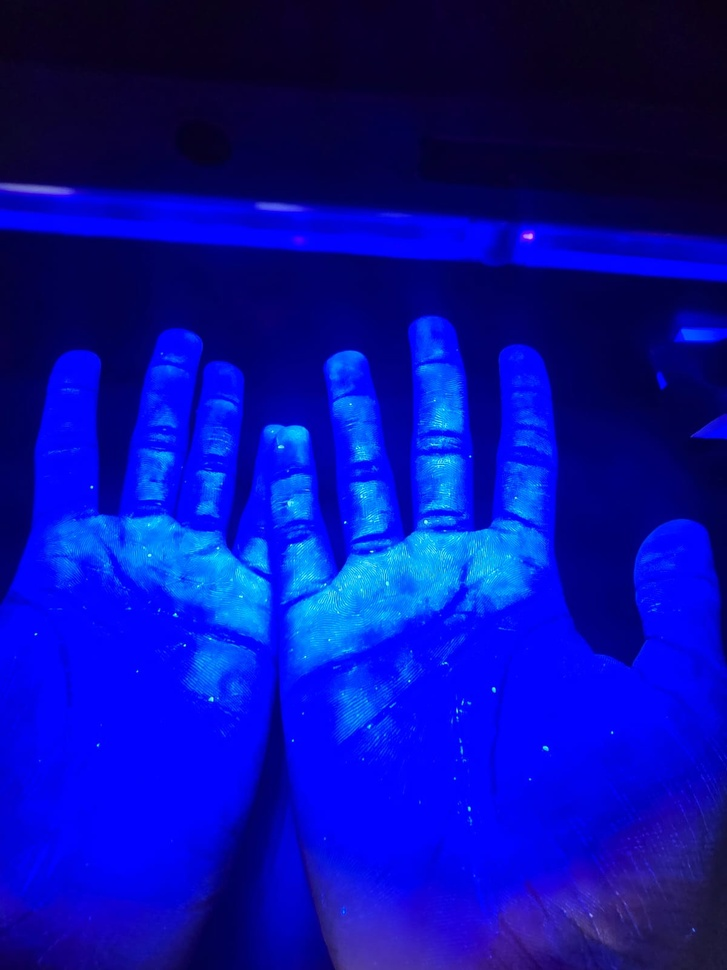
#> input picture src/IMG-20250310-WA0020.jpg, 727 x 970 px, shrunk from 1200 x 1600 before the run; its folder holds only this picture in this run
$ python prueba4.py
#> lines starting #> are read from the running program, lines starting #| are printed output that depends on the picture; after the words box and inside, x2 and y2 are one past the last pixel; in counts of white or black regions, pixels touching at a corner belong together
import cv2
import numpy as np
import os

# Lista de imagenes en la carpeta 'src'
image_files = [f for f in os.listdir('src') if f.startswith('IMG-20250310-WA') and f.endswith('.jpg')]

for image_file in image_files:
    # Cargar la imagen
    imagen = cv2.imread(os.path.join('src', image_file))
#> imagen is the input picture: shape (970, 727, 3); mean B, G, R 163.4, 13.5, 6.2

    # Convertir a espacio de color HSV para aislar la mano del fondo
    hsv = cv2.cvtColor(imagen, cv2.COLOR_BGR2HSV)
#> hsv: shape (970, 727, 3); mean H, S, V 120.2, 249.3, 163.4

    # Crear una máscara para la mano (detectando tonos más brillantes)
    lower_skin = np.array([0, 0, 50], dtype=np.uint8)
    upper_skin = np.array([180, 255, 255], dtype=np.uint8)
    mask = cv2.inRange(hsv, lower_skin, upper_skin)
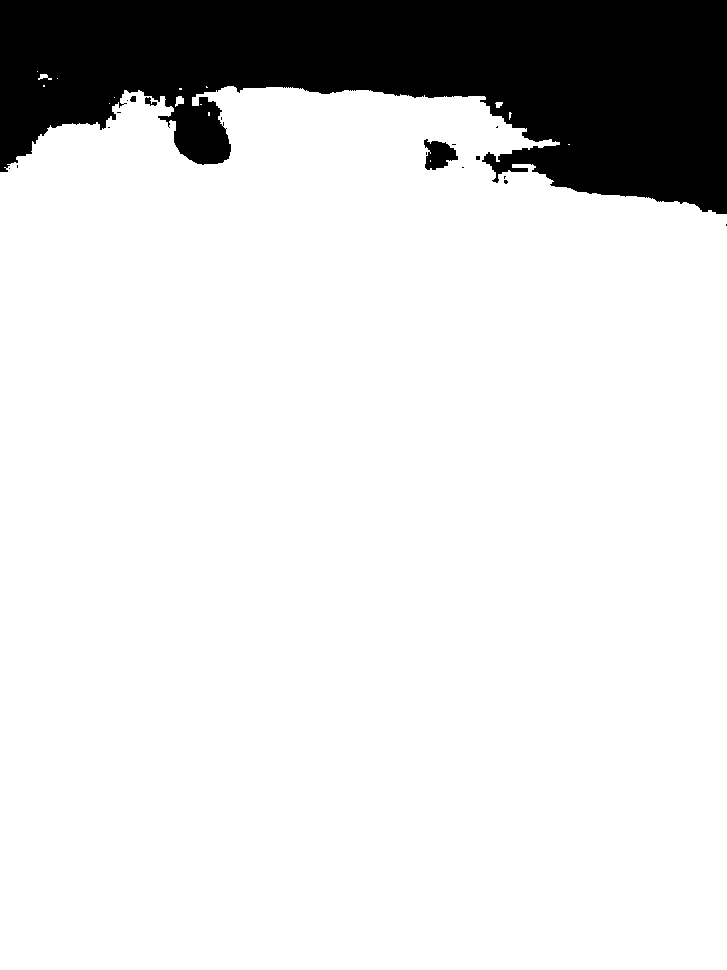
#> mask: shape (970, 727); 86% white; 18 black regions (14 under 20 px), largest, box (x1, y1, x2, y2) and area: (0, 0, 727, 214) 97821, (424, 139, 458, 170) 676, (145, 97, 157, 106) 57, (130, 96, 136, 102) 31

    # Aplicar operaciones morfológicas para mejorar la segmentación
    kernel = np.ones((5, 5), np.uint8)
    mask = cv2.morphologyEx(mask, cv2.MORPH_CLOSE, kernel)
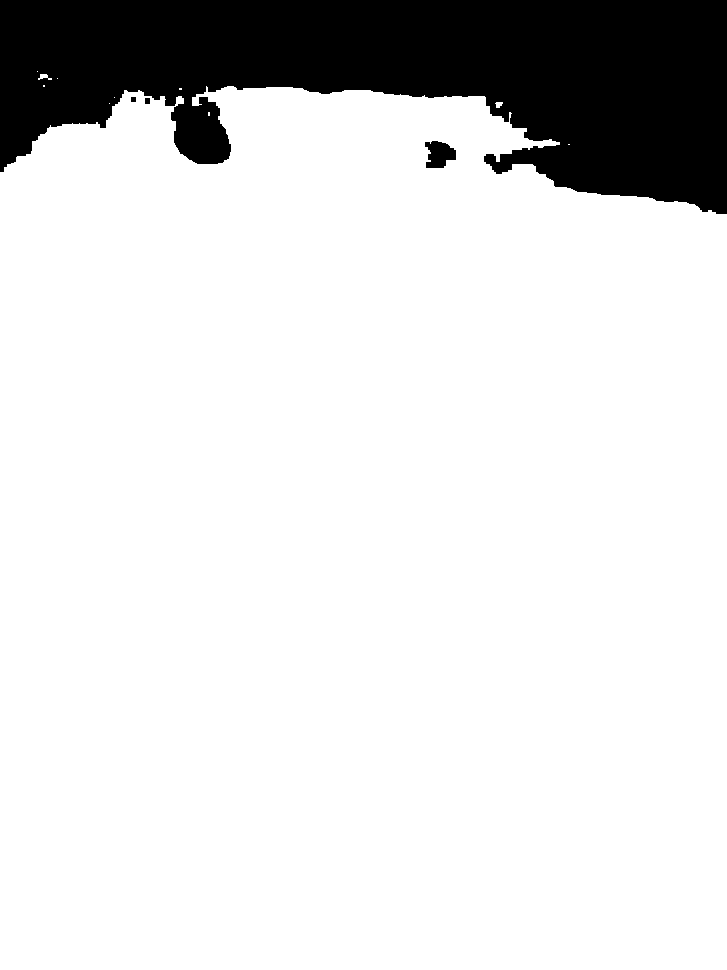
#> mask: shape (970, 727); 86.1% white; 4 black regions, box (x1, y1, x2, y2) and area: (0, 0, 727, 214) 97400, (425, 141, 456, 168) 604, (145, 98, 150, 104) 30, (131, 97, 136, 102) 25

    # Aplicar la máscara a la imagen original para obtener la silueta de la mano
    hand_only = cv2.bitwise_and(imagen, imagen, mask=mask)
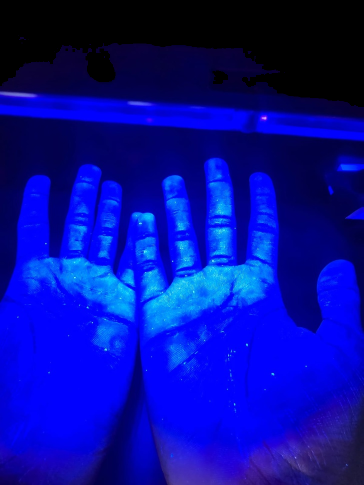
#> hand_only: shape (970, 727, 3) (shown at 1/2 size); mean B, G, R 158.4, 13.4, 5

    # Convertir la imagen de la mano a escala de grises
    gray_hand = cv2.cvtColor(hand_only, cv2.COLOR_BGR2GRAY)
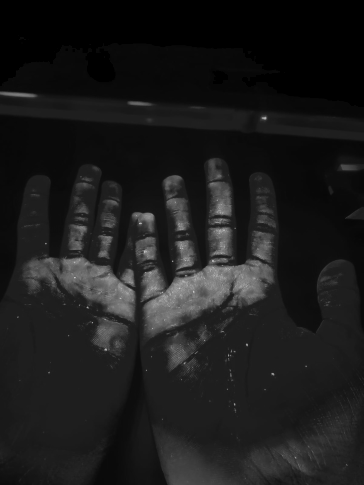
#> gray_hand: shape (970, 727) (shown at 1/2 size); min 0, max 219, mean 27.4

    # Aplicar un umbral para detectar las áreas fluorescentes
    _, fluorescence = cv2.threshold(gray_hand, 200, 255, cv2.THRESH_BINARY)
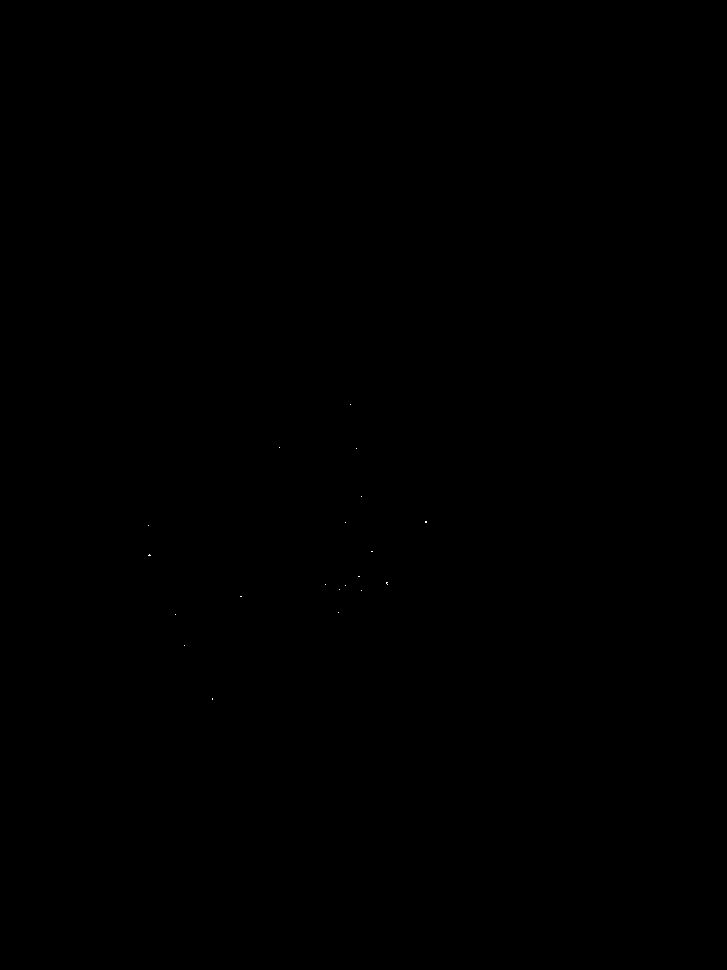
#> fluorescence: shape (970, 727); 0% white in thin lines or dots, all inside (x1, y1, x2, y2) = (148, 404, 427, 700)

    # Encontrar contornos de la fluorescencia
    contours, _ = cv2.findContours(fluorescence, cv2.RETR_EXTERNAL, cv2.CHAIN_APPROX_SIMPLE)
#> contours = 20 contours, all with area under 20

    # Dibujar los contornos en la imagen original
    cv2.drawContours(imagen, contours, -1, (0, 255, 0), 3)
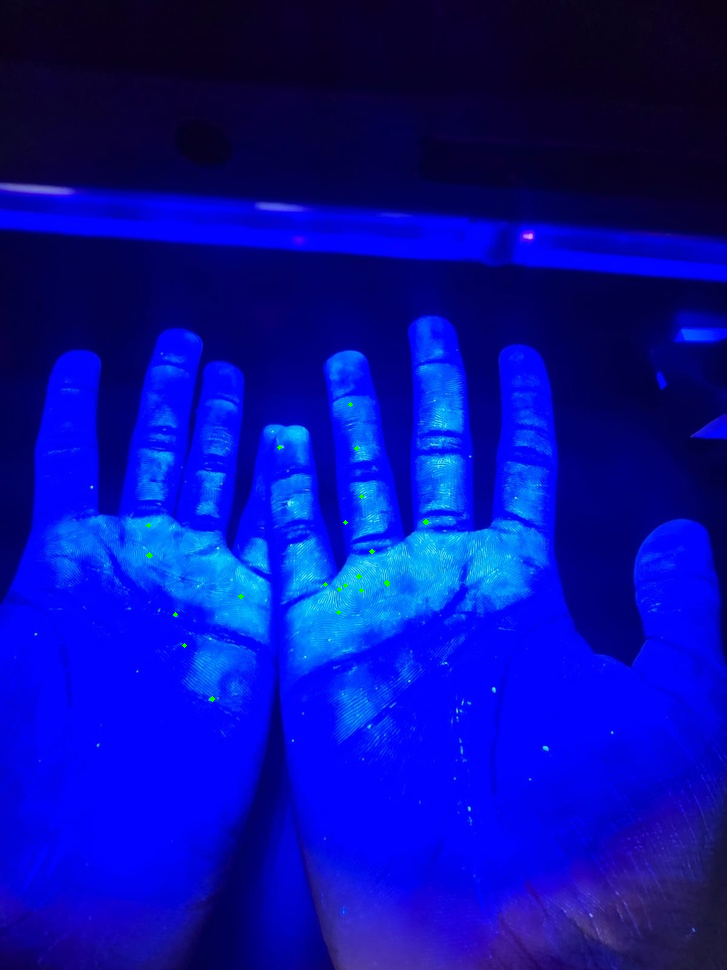
#> imagen: shape (970, 727, 3); 0.04% of pixels changed, all inside (x1, y1, x2, y2) = (146, 402, 429, 702)

    # Mostrar los resultados
    cv2.namedWindow('Silueta de la Mano', cv2.WINDOW_NORMAL)
    cv2.imshow('Silueta de la Mano', gray_hand)

    cv2.namedWindow('Detección de Fluorescencia', cv2.WINDOW_NORMAL)
    cv2.imshow('Detección de Fluorescencia', fluorescence)

    cv2.namedWindow('Contornos de Fluorescencia', cv2.WINDOW_NORMAL)
    cv2.imshow('Contornos de Fluorescencia', imagen)

    # Esperar una tecla antes de procesar la siguiente imagen
    cv2.waitKey(0)

cv2.destroyAllWindows()

$ run again, on src/IMG-20250310-WA0024.jpg
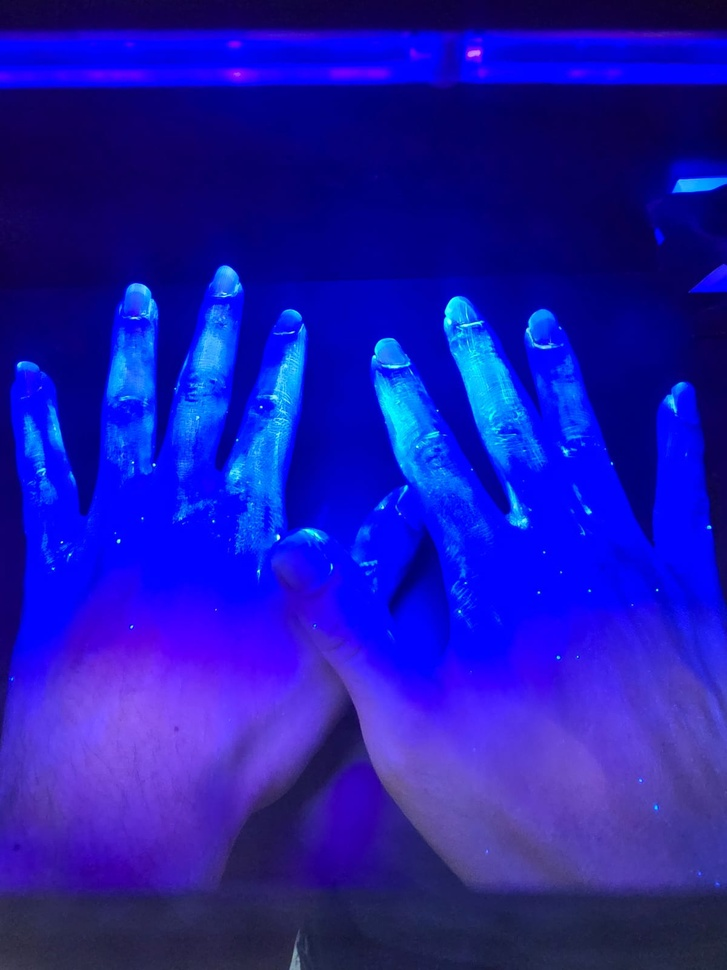
#> input picture src/IMG-20250310-WA0024.jpg, 727 x 970 px, shrunk from 1200 x 1600 before the run
#> imagen is the input picture: shape (970, 727, 3); mean B, G, R 172.1, 22.7, 28.2
#> hsv: shape (970, 727, 3); mean H, S, V 121.7, 227.8, 172.1
#> `mask = cv2.inRange(hsv, lower_skin, upper_skin)`:
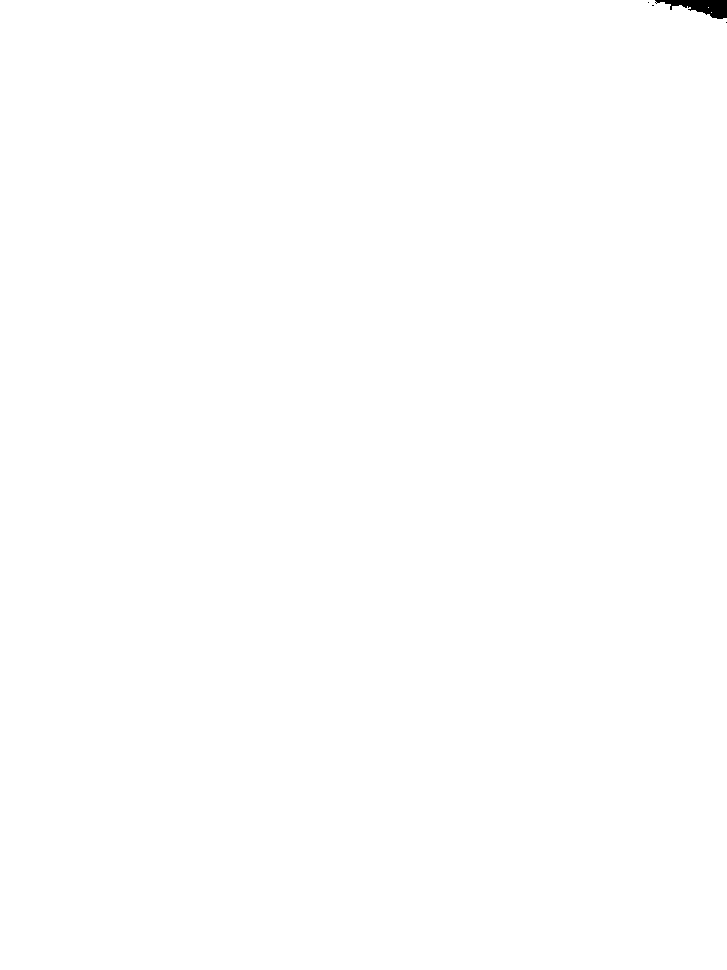
#> mask: shape (970, 727); 99.9% white; 4 black regions (3 under 20 px), largest, box (x1, y1, x2, y2) and area: (655, 0, 727, 19) 724
#> fluorescence: shape (970, 727); 0.01% white in thin lines or dots, all inside (x1, y1, x2, y2) = (61, 293, 524, 612)
#> contours = 25 contours, all with area under 20
#> `cv2.drawContours(imagen, contours, -1, (0, 255, 0), 3)`:
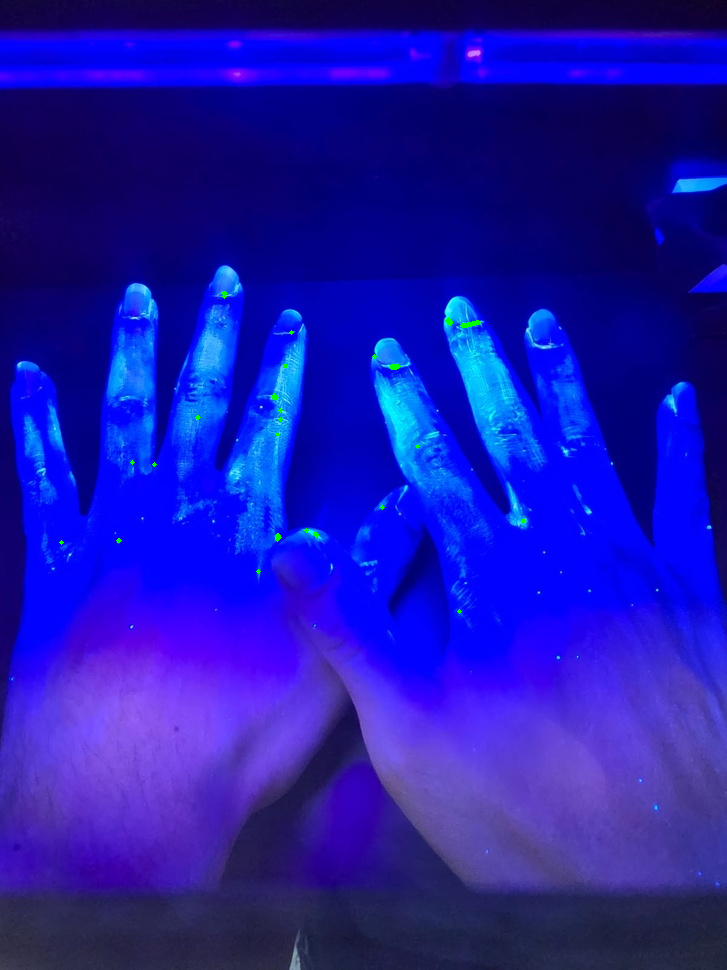
#> imagen: shape (970, 727, 3); 0.08% of pixels changed, all inside (x1, y1, x2, y2) = (59, 291, 526, 614)

$ run again, on src/IMG-20250310-WA0025.jpg
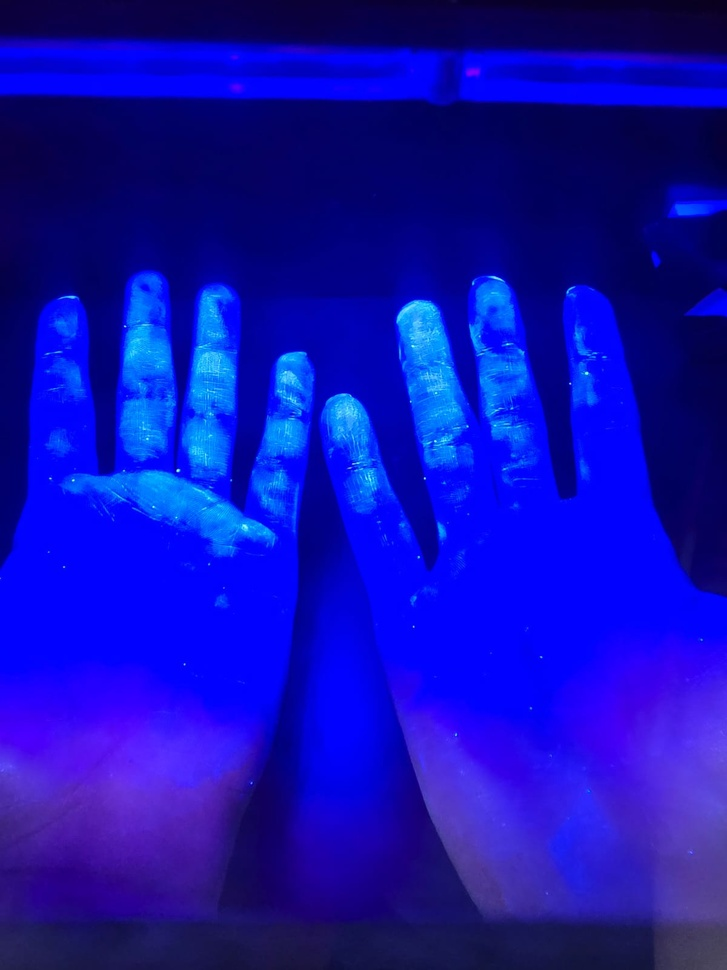
#> input picture src/IMG-20250310-WA0025.jpg, 727 x 970 px, shrunk from 1200 x 1600 before the run
#> imagen is the input picture: shape (970, 727, 3); mean B, G, R 176.7, 14.7, 15.9
#> hsv: shape (970, 727, 3); mean H, S, V 120.8, 242.8, 176.7
#> `mask = cv2.inRange(hsv, lower_skin, upper_skin)`:
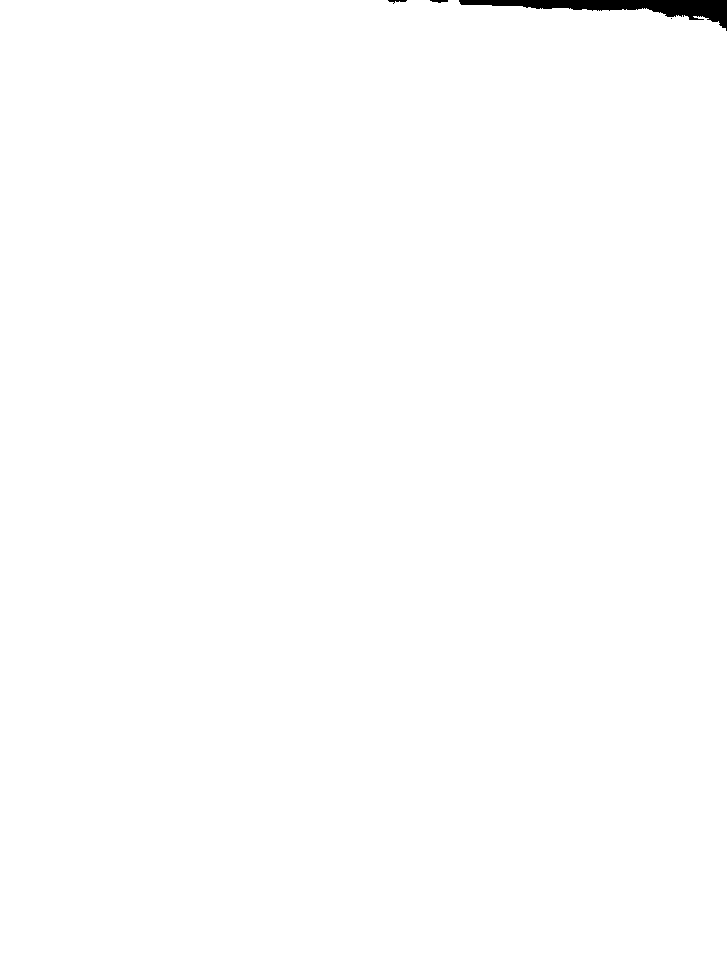
#> mask: shape (970, 727); 99.6% white; 4 black regions (1 under 20 px), largest, box (x1, y1, x2, y2) and area: (459, 0, 727, 31) 2883, (430, 0, 448, 3) 37, (388, 0, 407, 4) 36
#> `gray_hand = cv2.cvtColor(hand_only, cv2.COLOR_BGR2GRAY)`:
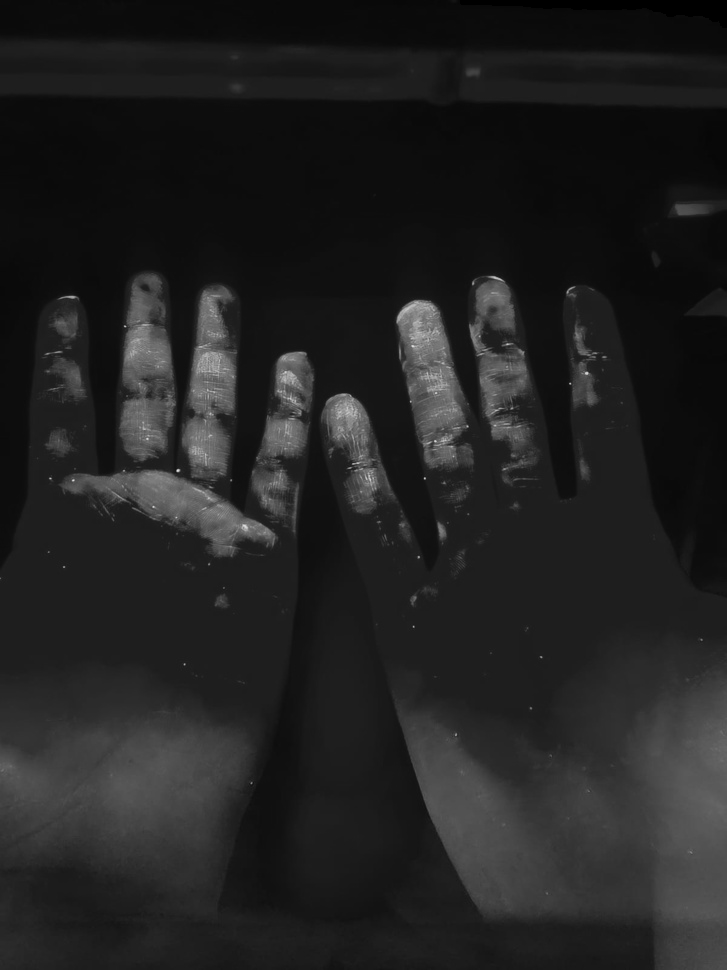
#> gray_hand: shape (970, 727); min 0, max 225, mean 33.5
#> fluorescence: shape (970, 727); 0% white in thin lines or dots, all inside (x1, y1, x2, y2) = (73, 345, 588, 528)
#> contours = 10 contours, all with area under 20
#> imagen: shape (970, 727, 3); 0.02% of pixels changed, all inside (x1, y1, x2, y2) = (71, 343, 590, 530)
